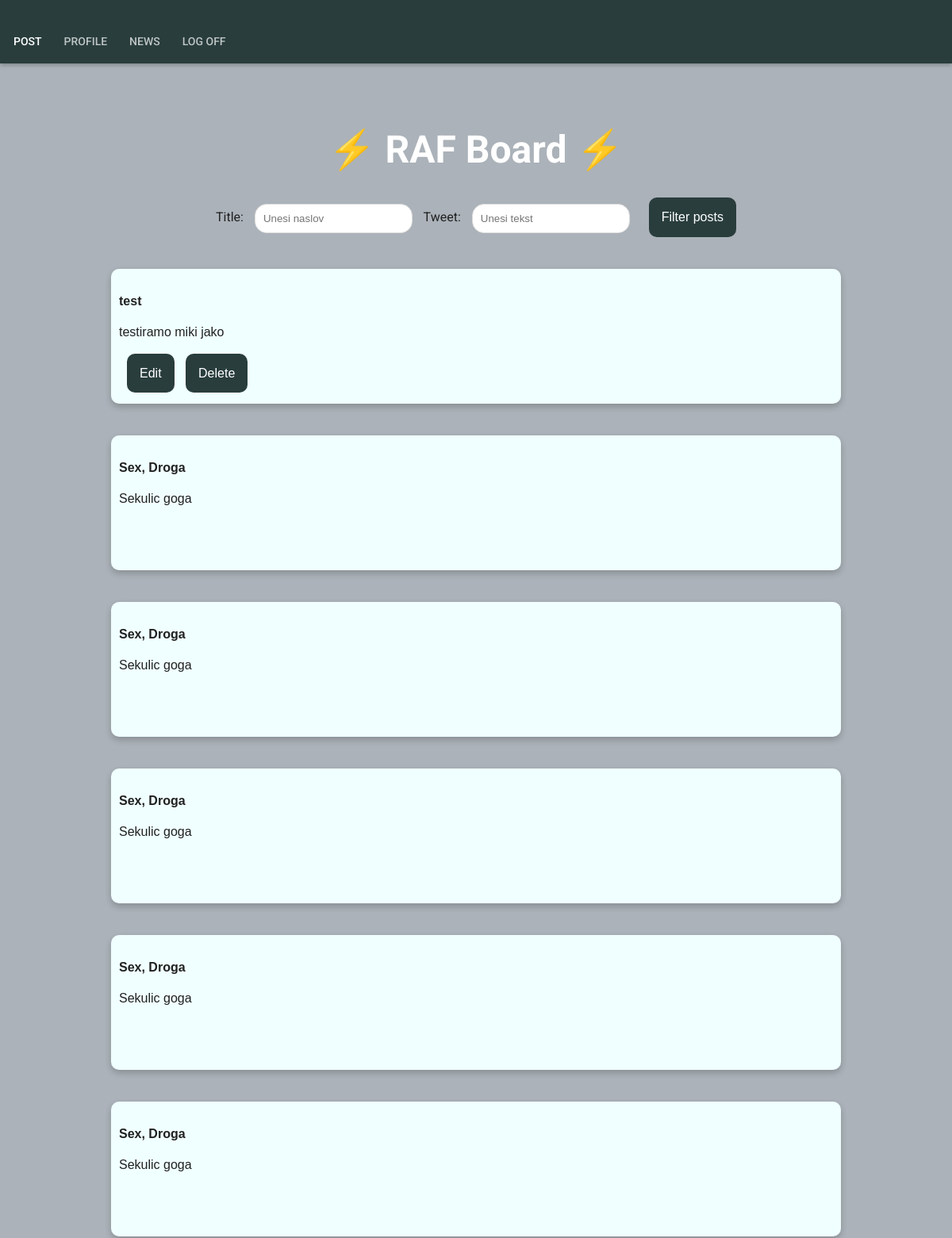
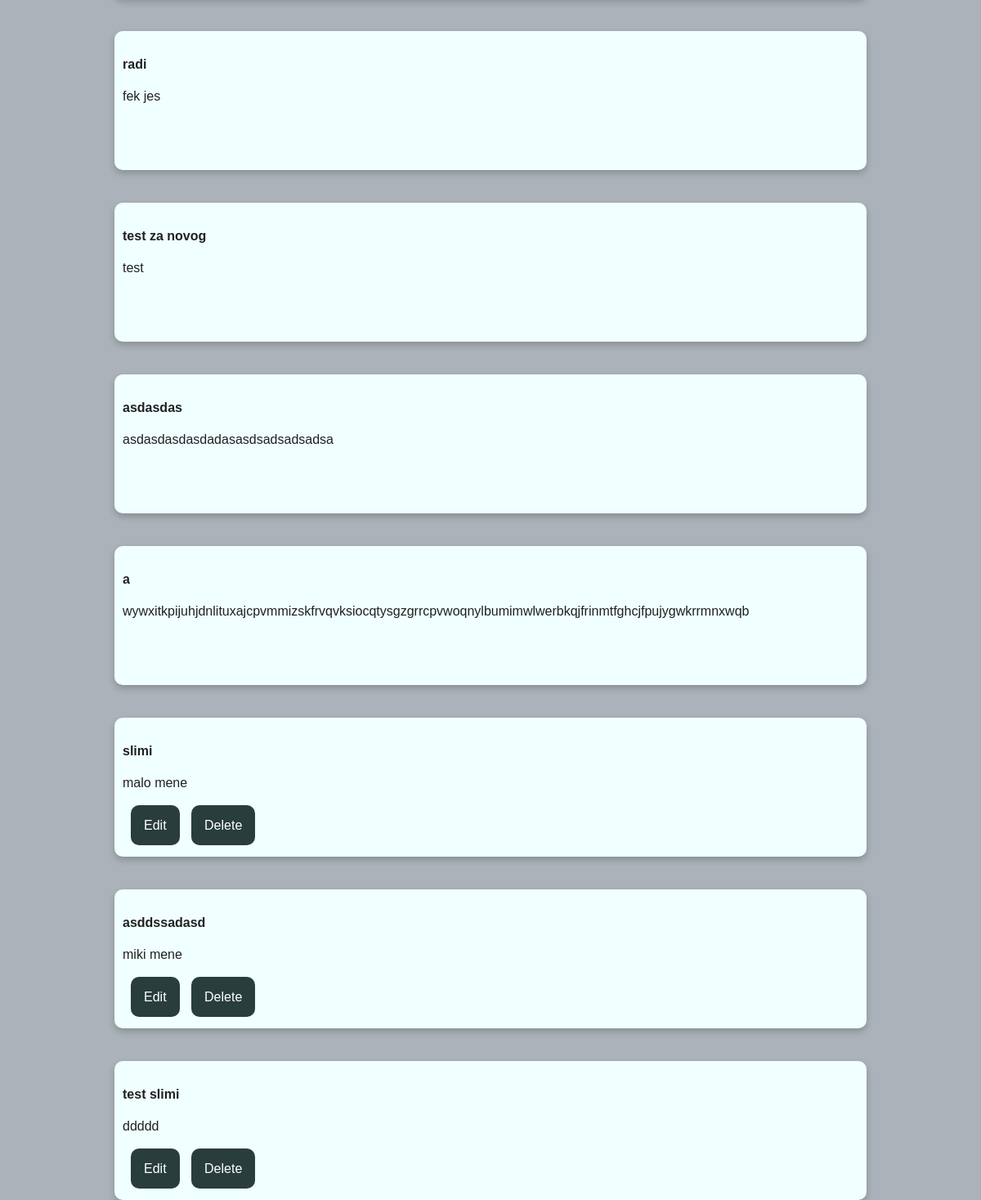
The app's page /posts/ (signed in) with its own data (2 pictures, top to bottom).
### posts/models.py (models this page shows, shortened)
class Post(models.Model):
    post_title = models.CharField(max_length = 100)
    post_tweet = models.CharField(max_length = 100)
    post_user_id = models.ForeignKey(User, on_delete = models.CASCADE, default="")

### posts/views.py (the view)
# urls.py: path('', PostListView.as_view(), name = 'posts-board'),
class PostListView(LoginRequiredMixin, ListView):
	model = Post
	template_name = 'posts/board.html'
	context_object_name = 'posts'
	def get_queryset(self):
		title = self.request.GET.get('title')
		tweet = self.request.GET.get('tweet')
		qs = super(PostListView, self).get_queryset()
		if is_valid_queryparam(title):
			qs = qs.filter(post_title__icontains = title)
		elif is_valid_queryparam(tweet):
			qs = qs.filter(post_tweet__icontains = tweet)
		return qs

### posts/views.py (called while the page is built)
def is_valid_queryparam(param):
    return param != '' and param is not None

### posts/templates/posts/board.html (shortened to what this page needs)
{% extends "posts/layouts/header.html"%}
{% block content %}
  <h1>⚡️ RAF Board ⚡️ </h1>
  <div class="dropdown">
    <form class="form-inline" action="." method="get">
      <label for="naslov">Title:</label>
      <input class="dropdownInput" type="text" id="title" placeholder="Unesi naslov" name="title" value="">
      <label for="text">Tweet:</label>
      <input class="dropdownInput" type="text" id="tweet" placeholder="Unesi tekst" name="tweet" value="">
      <button class="dropbtn" type="submit">Filter posts</button>
    </form>
  </div>
  {% for post in posts %}
    <div class="card">
      <div class="container">
        <h4><b>{{ post.post_title }}</b></h4>
        <p> {{post.post_tweet}} </p>
        <br>
        {% if post.post_user_id == user %}
          <a class="dropbtn" href="{% url 'posts-edit_post' post.id %}">Edit</a>
          <a class="dropbtn" href="{% url 'posts-delete_post' post.id %}"> Delete </a>
        {% endif %}
      </div>
    </div>
  {% endfor %}
{% endblock content %}

### posts/static/stylesheets/style.css (style rules this page uses)
body { background: #ABB2B9; margin: 0; padding: 0; font-family: 'Roboto'; color: #212121; }
a, a:active, a:hover, a:visited { text-decoration: none; }
.dropbtn { background-color: #293d3d; color: white; padding: 16px; font-size: 16px; border: none; cursor: pointer; margin-left: 10px; border-radius: 10px; }
.dropdownInput { border-radius: 15px; }
.dropdown { position: relative; max-width: 1000px; margin: 0 auto; margin: auto; align-self: center; text-align: center; }
.card { margin: auto; align-self: center; box-shadow: 0 4px 8px 0 rgba(0, 0, 0, 0.2); height: 150px; width: 900px; margin-top: 40px; text-align: left; font-family: arial; word-wrap: break-word; background-color: azure; position: relative; padding: 10px; border-radius: 10px; }
h1 { color: #fff; text-align: center; padding: 1em 0 0 0; font-size: 3em; font-weight: 700; }
.form-inline { display: flex; align-items: center; display: inline-block; border-radius: 15px; }
.form-inline label { margin: 5px 10px 5px 0; }
.form-inline input { vertical-align: middle; margin: 5px 10px 5px 0; padding: 10px; background-color: #fff; border: 1px solid #ddd; }
.form-inline button { background-color: #293d3d; color: white; padding: 16px; font-size: 16px; border: none; cursor: pointer; margin-left: 10px; }

### records on screen
Post: post_title "test", post_tweet "testiramo miki jako", shows "Edit"
Post: post_title "Sex, Droga", post_tweet "Sekulic goga"
Post: post_title "Sex, Droga", post_tweet "Sekulic goga"
Post: post_title "Sex, Droga", post_tweet "Sekulic goga"
Post: post_title "Sex, Droga", post_tweet "Sekulic goga"
Post: post_title "Sex, Droga", post_tweet "Sekulic goga"
Post: post_title "radi", post_tweet "fek jes"
Post: post_title "test za novog", post_tweet "test"
Post: post_title "asdasdas", post_tweet "asdasdasdasdadasasdsadsadsadsa"
Post: post_title "a", post_tweet "wywxitkpijuhjdnlituxajcpvmmizskfrvqvksiocqtysgzgrrcpvwoqnylbumimwlwerbkqjfrinmtfghcjfpujygwkrrmnxwqb"
Post: post_title "slimi", post_tweet "malo mene", shows "Edit"
Post: post_title "asddssadasd", post_tweet "miki mene", shows "Edit"
Post: post_title "test slimi", post_tweet "ddddd", shows "Edit"
